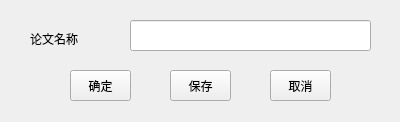
<?xml version="1.0" encoding="UTF-8"?>
<ui version="4.0">
 <class>Article</class>
 <widget class="QWidget" name="Article">
  <property name="geometry">
   <rect>
    <x>0</x>
    <y>0</y>
    <width>400</width>
    <height>122</height>
   </rect>
  </property>
  <property name="windowTitle">
   <string>Article</string>
  </property>
  <widget class="QToolButton" name="OK">
   <property name="geometry">
    <rect>
     <x>70</x>
     <y>70</y>
     <width>61</width>
     <height>31</height>
    </rect>
   </property>
   <property name="text">
    <string>确定</string>
   </property>
  </widget>
  <widget class="QToolButton" name="NO">
   <property name="geometry">
    <rect>
     <x>270</x>
     <y>70</y>
     <width>61</width>
     <height>31</height>
    </rect>
   </property>
   <property name="text">
    <string>取消</string>
   </property>
  </widget>
  <widget class="QLabel" name="Name">
   <property name="geometry">
    <rect>
     <x>30</x>
     <y>30</y>
     <width>67</width>
     <height>17</height>
    </rect>
   </property>
   <property name="text">
    <string>论文名称</string>
   </property>
  </widget>
  <widget class="QLineEdit" name="NameIn">
   <property name="geometry">
    <rect>
     <x>130</x>
     <y>20</y>
     <width>241</width>
     <height>31</height>
    </rect>
   </property>
  </widget>
  <widget class="QToolButton" name="Save">
   <property name="geometry">
    <rect>
     <x>170</x>
     <y>70</y>
     <width>61</width>
     <height>31</height>
    </rect>
   </property>
   <property name="text">
    <string>保存</string>
   </property>
  </widget>
  <action name="actionOK">
   <property name="text">
    <string>OK</string>
   </property>
  </action>
  <action name="actionNO">
   <property name="text">
    <string>NO</string>
   </property>
  </action>
  <action name="actionSave">
   <property name="text">
    <string>Save</string>
   </property>
  </action>
 </widget>
 <resources/>
 <connections/>
</ui>
